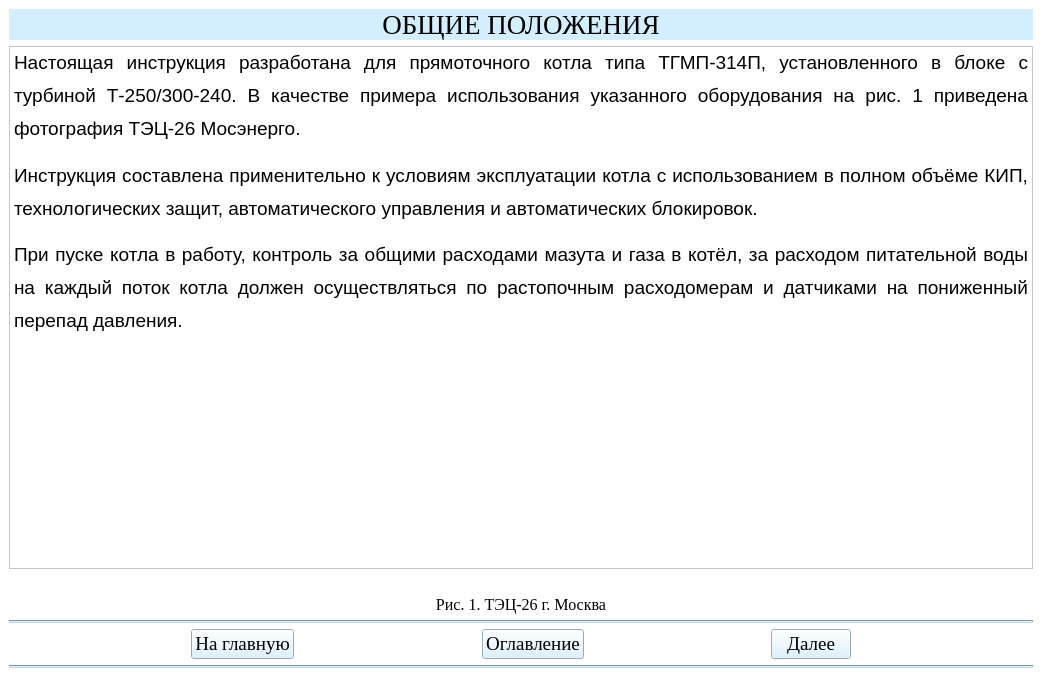
<?xml version="1.0" encoding="UTF-8"?>
<ui version="4.0">
 <class>Teoria1Window</class>
 <widget class="QMainWindow" name="Teoria1Window">
  <property name="geometry">
   <rect>
    <x>0</x>
    <y>0</y>
    <width>1042</width>
    <height>699</height>
   </rect>
  </property>
  <property name="windowTitle">
   <string>АУК</string>
  </property>
  <property name="styleSheet">
   <string notr="true">background-color: rgb(255, 255, 255);</string>
  </property>
  <widget class="QWidget" name="centralwidget">
   <layout class="QVBoxLayout" name="verticalLayout_4">
    <item>
     <layout class="QVBoxLayout" name="verticalLayout"/>
    </item>
    <item>
     <widget class="QLabel" name="label_3">
      <property name="font">
       <font>
        <family>Times New Roman</family>
        <pointsize>20</pointsize>
        <weight>50</weight>
        <italic>false</italic>
        <bold>false</bold>
        <underline>false</underline>
        <strikeout>false</strikeout>
       </font>
      </property>
      <property name="mouseTracking">
       <bool>false</bool>
      </property>
      <property name="styleSheet">
       <string notr="true">background-color: rgb(211, 239, 255);</string>
      </property>
      <property name="text">
       <string>ОБЩИЕ ПОЛОЖЕНИЯ</string>
      </property>
      <property name="alignment">
       <set>Qt::AlignCenter</set>
      </property>
     </widget>
    </item>
    <item>
     <layout class="QVBoxLayout" name="verticalLayout_2"/>
    </item>
    <item>
     <widget class="QTextBrowser" name="textBrowser">
      <property name="html">
       <string>&lt;!DOCTYPE HTML PUBLIC &quot;-//W3C//DTD HTML 4.0//EN&quot; &quot;http://www.w3.org/TR/REC-html40/strict.dtd&quot;&gt;
&lt;html&gt;&lt;head&gt;&lt;meta name=&quot;qrichtext&quot; content=&quot;1&quot; /&gt;&lt;style type=&quot;text/css&quot;&gt;
p, li { white-space: pre-wrap; }
&lt;/style&gt;&lt;/head&gt;&lt;body style=&quot; font-family:'MS Shell Dlg 2'; font-size:8.25pt; font-weight:400; font-style:normal;&quot;&gt;
&lt;p align=&quot;justify&quot; style=&quot; margin-top:12px; margin-bottom:0px; margin-left:0px; margin-right:0px; -qt-block-indent:0; text-indent:0px; line-height:150%;&quot;&gt;&lt;span style=&quot; font-family:'Times New Roman,serif'; font-size:14pt;&quot;&gt;Настоящая инструкция разработана для прямоточного котла типа ТГМП-314П, установленного в блоке с турбиной Т-250/300-240. В качестве примера использования указанного оборудования на рис. 1 приведена фотография ТЭЦ-26 Мосэнерго.&lt;/span&gt;&lt;span style=&quot; font-size:8pt;&quot;&gt; &lt;/span&gt;&lt;/p&gt;
&lt;p align=&quot;justify&quot; style=&quot; margin-top:12px; margin-bottom:0px; margin-left:0px; margin-right:0px; -qt-block-indent:0; text-indent:0px; line-height:150%;&quot;&gt;&lt;span style=&quot; font-family:'Times New Roman,serif'; font-size:14pt;&quot;&gt;Инструкция составлена применительно к условиям эксплуатации котла с использованием в полном объёме КИП, технологических защит, автоматического управления и автоматических блокировок.&lt;/span&gt;&lt;span style=&quot; font-size:8pt;&quot;&gt; &lt;/span&gt;&lt;/p&gt;
&lt;p align=&quot;justify&quot; style=&quot; margin-top:12px; margin-bottom:0px; margin-left:0px; margin-right:0px; -qt-block-indent:0; text-indent:0px; line-height:150%;&quot;&gt;&lt;span style=&quot; font-family:'Times New Roman,serif'; font-size:14pt;&quot;&gt;При пуске котла в работу, контроль за общими расходами мазута и газа в котёл, за расходом питательной воды на каждый поток котла должен осуществляться по растопочным расходомерам и датчиками на пониженный перепад давления.&lt;/span&gt;&lt;span style=&quot; font-size:8pt;&quot;&gt; &lt;/span&gt;&lt;/p&gt;&lt;/body&gt;&lt;/html&gt;</string>
      </property>
     </widget>
    </item>
    <item>
     <layout class="QVBoxLayout" name="verticalLayout_3">
      <item>
       <widget class="QLabel" name="label">
        <property name="text">
         <string/>
        </property>
        <property name="pixmap">
         <pixmap>рис1.png</pixmap>
        </property>
        <property name="alignment">
         <set>Qt::AlignCenter</set>
        </property>
       </widget>
      </item>
      <item>
       <widget class="QLabel" name="label_2">
        <property name="font">
         <font>
          <family>Times New Roman</family>
          <pointsize>12</pointsize>
         </font>
        </property>
        <property name="text">
         <string>Рис. 1. ТЭЦ-26 г. Москва</string>
        </property>
        <property name="alignment">
         <set>Qt::AlignCenter</set>
        </property>
       </widget>
      </item>
     </layout>
    </item>
    <item>
     <widget class="Line" name="line">
      <property name="styleSheet">
       <string notr="true">background-color: rgb(191, 216, 230);</string>
      </property>
      <property name="orientation">
       <enum>Qt::Horizontal</enum>
      </property>
     </widget>
    </item>
    <item>
     <layout class="QHBoxLayout" name="horizontalLayout">
      <item>
       <spacer name="horizontalSpacer">
        <property name="orientation">
         <enum>Qt::Horizontal</enum>
        </property>
        <property name="sizeHint" stdset="0">
         <size>
          <width>40</width>
          <height>20</height>
         </size>
        </property>
       </spacer>
      </item>
      <item>
       <widget class="QPushButton" name="btn_glavnaya1">
        <property name="font">
         <font>
          <family>Times New Roman</family>
          <pointsize>14</pointsize>
          <weight>50</weight>
          <bold>false</bold>
         </font>
        </property>
        <property name="styleSheet">
         <string notr="true">background-color: rgb(211, 239, 255);
color: rgb(0, 0, 0);</string>
        </property>
        <property name="text">
         <string>На главную</string>
        </property>
       </widget>
      </item>
      <item>
       <spacer name="horizontalSpacer_4">
        <property name="orientation">
         <enum>Qt::Horizontal</enum>
        </property>
        <property name="sizeHint" stdset="0">
         <size>
          <width>40</width>
          <height>20</height>
         </size>
        </property>
       </spacer>
      </item>
      <item>
       <widget class="QPushButton" name="btn_oglavlenie1">
        <property name="font">
         <font>
          <family>Times New Roman</family>
          <pointsize>14</pointsize>
         </font>
        </property>
        <property name="styleSheet">
         <string notr="true">background-color: rgb(211, 239, 255);</string>
        </property>
        <property name="text">
         <string>Оглавление</string>
        </property>
       </widget>
      </item>
      <item>
       <spacer name="horizontalSpacer_3">
        <property name="orientation">
         <enum>Qt::Horizontal</enum>
        </property>
        <property name="sizeHint" stdset="0">
         <size>
          <width>40</width>
          <height>20</height>
         </size>
        </property>
       </spacer>
      </item>
      <item>
       <widget class="QPushButton" name="btn_dalee1">
        <property name="font">
         <font>
          <family>Times New Roman</family>
          <pointsize>14</pointsize>
          <weight>50</weight>
          <bold>false</bold>
         </font>
        </property>
        <property name="styleSheet">
         <string notr="true">background-color: rgb(211, 239, 255);
color: rgb(0, 0, 0);</string>
        </property>
        <property name="text">
         <string>Далее</string>
        </property>
       </widget>
      </item>
      <item>
       <spacer name="horizontalSpacer_2">
        <property name="orientation">
         <enum>Qt::Horizontal</enum>
        </property>
        <property name="sizeHint" stdset="0">
         <size>
          <width>40</width>
          <height>20</height>
         </size>
        </property>
       </spacer>
      </item>
     </layout>
    </item>
    <item>
     <widget class="Line" name="line_2">
      <property name="styleSheet">
       <string notr="true">background-color: rgb(191, 216, 230);</string>
      </property>
      <property name="orientation">
       <enum>Qt::Horizontal</enum>
      </property>
     </widget>
    </item>
   </layout>
  </widget>
  <widget class="QStatusBar" name="statusbar"/>
 </widget>
 <resources/>
 <connections/>
</ui>
